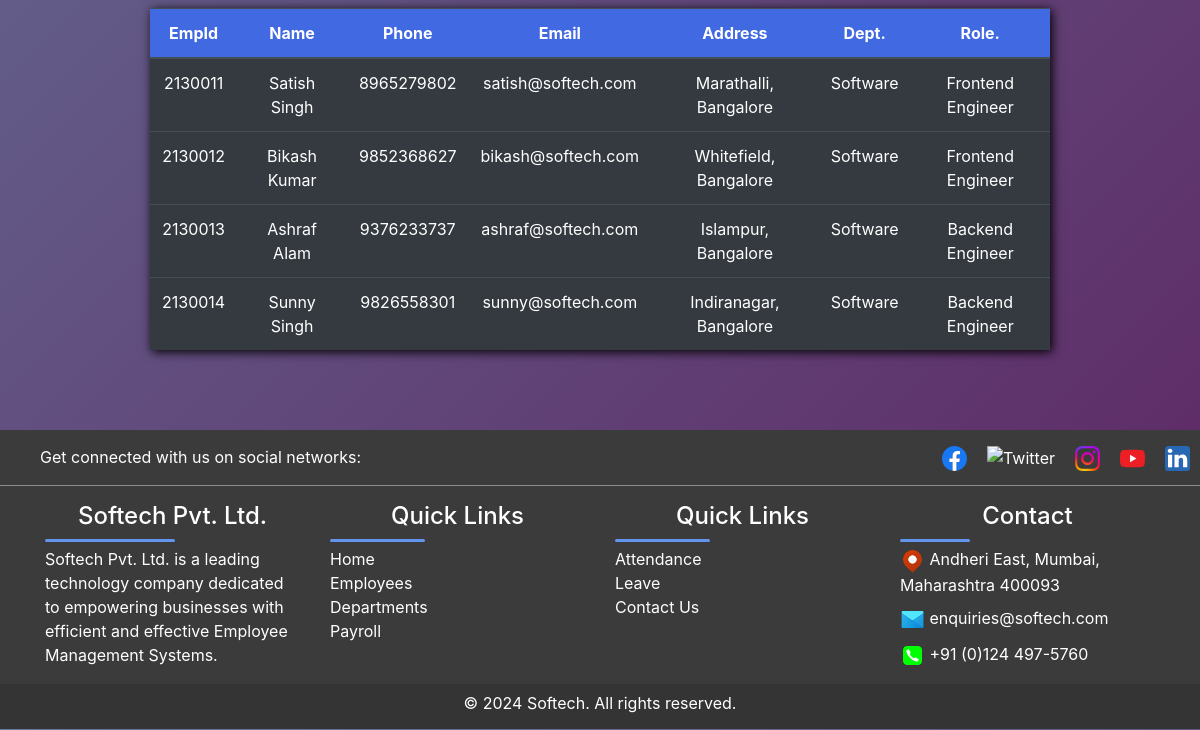
The page /employee (lower part) on the database as committed earlier.
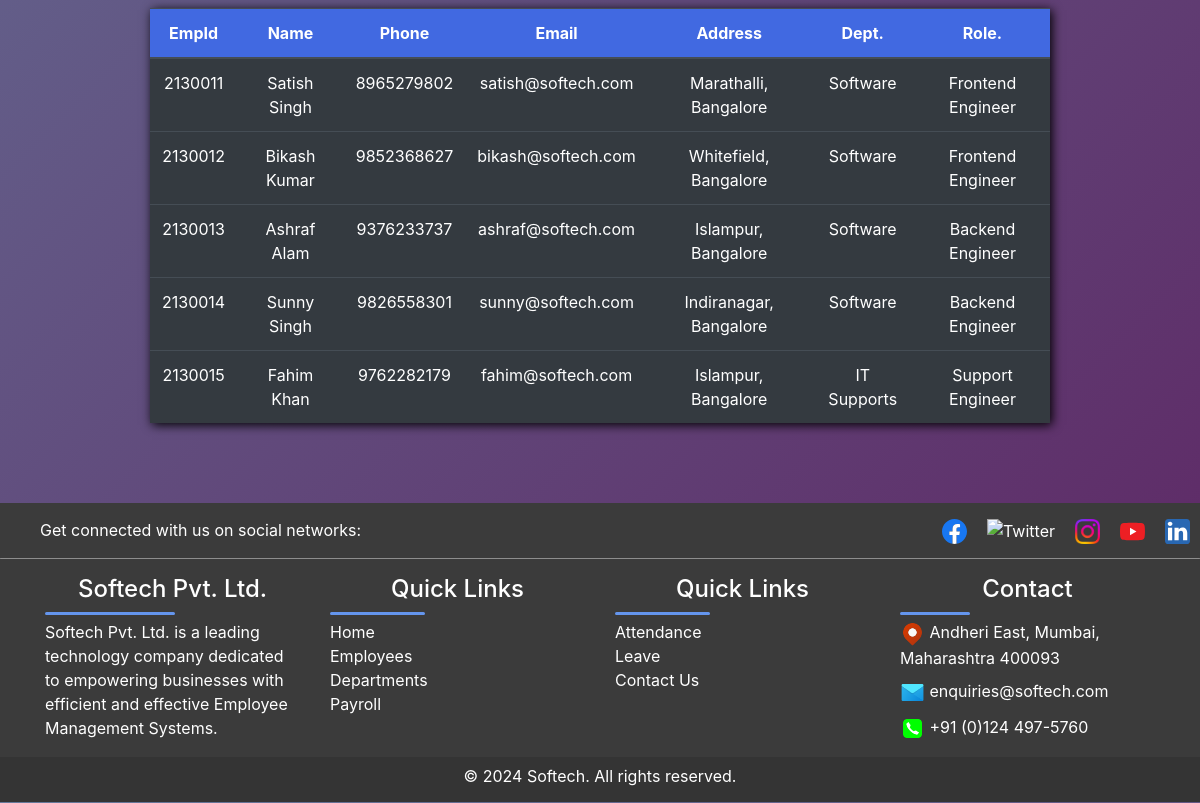
The same page on the database as committed later.
### app/models.py (models this page shows, shortened)
class Employees(models.Model):
      emp_id = models.CharField(max_length=10, primary_key=True)
      emp_name = models.CharField(max_length=100)
      mobile_number = models.CharField(max_length=15)
      email = models.EmailField()
      address = models.TextField()
      department_name = models.ForeignKey(Departments, on_delete=models.CASCADE)
      role = models.CharField(max_length=100)

class Departments(models.Model):
      department_name = models.CharField(max_length=100, primary_key=True)
      department_status = models.CharField(max_length=100)
      def __str__(self):
        return str(self.department_name)

### app/views.py (the view, shortened to what this page needs)
# urls.py: path('employee', views.employee_page,name="employee"),
def employee_page(request):
    employees=Employees.objects.all()
    form=EmployeesForm()
    context = {'form':form,'employee':employees}
    return render(request, 'app/employees.html', context)

### app/templates/app/employees.html (shortened to what this page needs)
{% extends "base_template/base.html" %}
{% load static %}
{% block content %}
         <div class="w-auto mx-auto">
            <table class="table table-dark table-hover mt-4 mb-5 text-center w-75">
               <thead class="fw-bold">
                  <th>EmpId</th>
                  <th>Name</th>
                  <th>Phone</th>
                  <th>Email</th>
                  <th>Address</th>
                  <th>Dept.</th>
                  <th>Role.</th>
               </thead>
               <tbody id="myTable">
                  {% for e in employee  %}
                  <tr>
                     <td>{{e.emp_id}}</td>
                     <td>{{e.emp_name}}</td>
                     <td>{{e.mobile_number}}</td>
                     <td>{{e.email}}</td>
                     <td>{{e.address}}</td>
                     <td>{{e.department_name}}</td>
                     <td>{{e.role}}</td>
                  </tr>
                  {% endfor %}
               </tbody>
            </table>
         </div>
      {% endblock content %}

Rows that differ between the two databases and show on the page:
added Employees: emp_id "2130015", emp_name "Fahim Khan", mobile_number "9762282179", email "fahim@softech.com", address "Islampur, Bangalore", department_name "IT Supports", role "Support Engineer"
